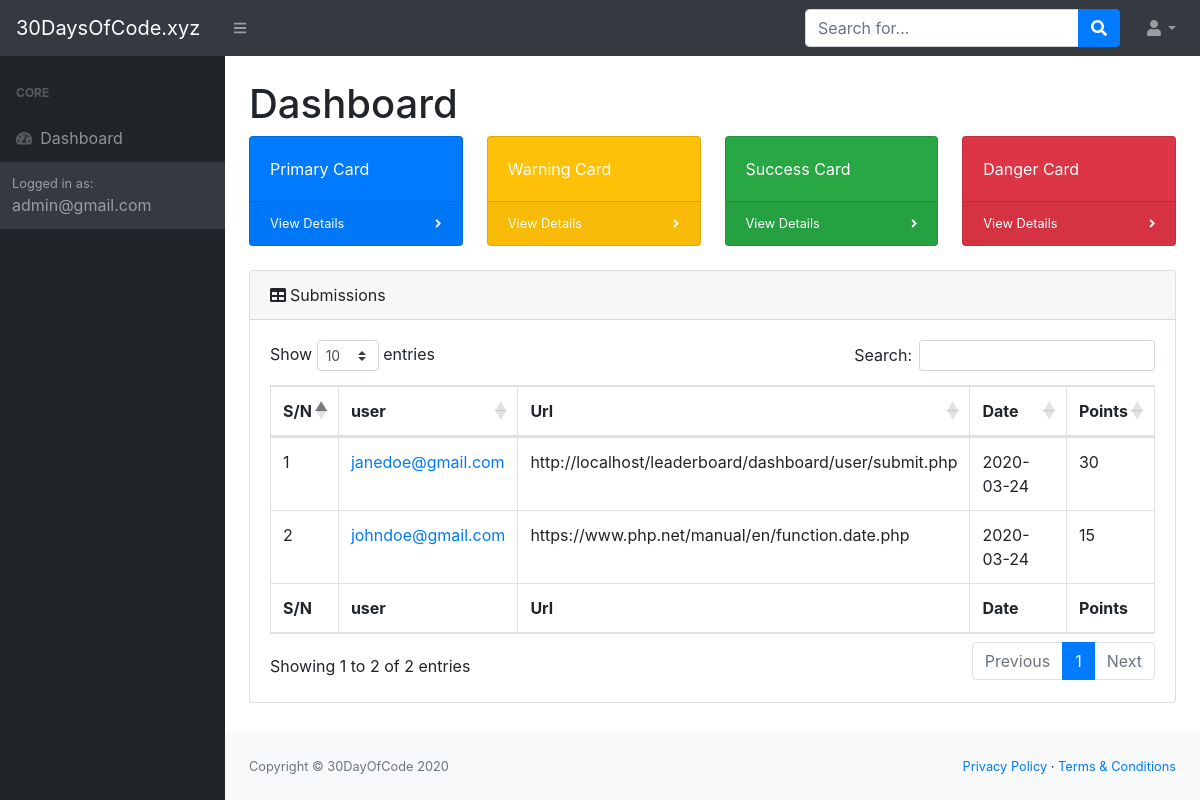
Page /dashboard/admin/index.php (signed in) on the committed database.
### tables this page shows
CREATE TABLE IF NOT EXISTS `submissions` (
  `id` int(11) NOT NULL AUTO_INCREMENT,
  `user` varchar(50) NOT NULL,
  `url` varchar(225) NOT NULL,
  `comments` text,
  `points` int(11) NOT NULL DEFAULT '0',
  `sub_date` date NOT NULL,
  PRIMARY KEY (`id`)
);

### dashboard/admin/index.php (the view, shortened to what this page needs)
<?php
require('../../config/session.php');
if(isset( $_SESSION['login_user'])){
?>
<!DOCTYPE html>
<html lang="en">
    <head>
        <link href="../dist/css/styles.css" rel="stylesheet" />
        <link href="https://cdn.datatables.net/1.10.20/css/dataTables.bootstrap4.min.css" rel="stylesheet" />
    </head>
    <body class="sb-nav-fixed">
        <nav class="sb-topnav navbar navbar-expand navbar-dark bg-dark">
            <a class="navbar-brand" href="index.html">30DaysOfCode.xyz</a><button class="btn btn-link btn-sm order-1 order-lg-0" id="sidebarToggle" href="#"><i class="fas fa-bars"></i></button
            >
            <form class="d-none d-md-inline-block form-inline ml-auto mr-0 mr-md-3 my-2 my-md-0">
                <div class="input-group">
                    <input class="form-control" type="text" placeholder="Search for..." aria-label="Search" aria-describedby="basic-addon2" />
                    <div class="input-group-append">
                        <button class="btn btn-primary" type="button"><i class="fas fa-search"></i></button>
                    </div>
                </div>
            </form>
            <ul class="navbar-nav ml-auto ml-md-0">
                <li class="nav-item dropdown">
                    <a class="nav-link dropdown-toggle" id="userDropdown" href="#" role="button" data-toggle="dropdown" aria-haspopup="true" aria-expanded="false"><i class="fas fa-user fa-fw"></i></a>
                </li>
            </ul>
        </nav>
        <div id="layoutSidenav">
            <div id="layoutSidenav_nav">
                <nav class="sb-sidenav accordion sb-sidenav-dark" id="sidenavAccordion">
                    <div class="sb-sidenav-menu">
                        <div class="nav">
                            <div class="sb-sidenav-menu-heading">Core</div>
                            <a class="nav-link" href="index.html"
                                ><div class="sb-nav-link-icon"><i class="fas fa-tachometer-alt"></i></div>
                                Dashboard
                            </a>
                    <div class="sb-sidenav-footer">
                        <div class="small">Logged in as:</div>
                        <?=$_SESSION['login_user'];?>
                    </div>
                </nav>
            </div>
            <div id="layoutSidenav_content">
                <main>
                    <div class="container-fluid">
                        <h1 class="mt-4">Dashboard</h1>
                        <div class="row">
                            <div class="col-xl-3 col-md-6">
                                <div class="card bg-primary text-white mb-4">
                                    <div class="card-body">Primary Card</div>
                                    <div class="card-footer d-flex align-items-center justify-content-between">
                                        <a class="small text-white stretched-link" href="#">View Details</a>
                                        <div class="small text-white"><i class="fas fa-angle-right"></i></div>
                                    </div>
                                </div>
                            </div>
                            <div class="col-xl-3 col-md-6">
                                <div class="card bg-warning text-white mb-4">
                                    <div class="card-body">Warning Card</div>
                                    <div class="card-footer d-flex align-items-center justify-content-between">
                                        <a class="small text-white stretched-link" href="#">View Details</a>
                                        <div class="small text-white"><i class="fas fa-angle-right"></i></div>
                                    </div>
                                </div>
                            </div>
                            <div class="col-xl-3 col-md-6">
                                <div class="card bg-success text-white mb-4">
                                    <div class="card-body">Success Card</div>
                                    <div class="card-footer d-flex align-items-center justify-content-between">
                                        <a class="small text-white stretched-link" href="#">View Details</a>
                                        <div class="small text-white"><i class="fas fa-angle-right"></i></div>
                                    </div>
                                </div>
                            </div>
                            <div class="col-xl-3 col-md-6">
                                <div class="card bg-danger text-white mb-4">
                                    <div class="card-body">Danger Card</div>
                                    <div class="card-footer d-flex align-items-center justify-content-between">
                                        <a class="small text-white stretched-link" href="#">View Details</a>
                                        <div class="small text-white"><i class="fas fa-angle-right"></i></div>
                                    </div>
                                </div>
                            </div>
                        </div>
                        <div class="card mb-4">
                            <div class="card-header"><i class="fas fa-table mr-1"></i>Submissions</div>
                            <div class="card-body">
                                <?php
                                    $sql = "SELECT * FROM submissions";
                                    $result = mysqli_query($conn, $sql);
                                    $count = mysqli_num_rows($result);
                                ?>
                                <div class="table-responsive">
                                    <table class="table table-bordered" id="dataTable" width="100%" cellspacing="0">
                                        <thead>
                                            <tr>
                                                <th>S/N</th>
                                                <th>user</th>
                                                <th>Url</th>
                                                <th>Date</th>
                                                <th>Points</th>
                                            </tr>
                                        </thead>
                                        <tfoot>
                                            <tr>
                                                <th>S/N</th>
                                                <th>user</th>
                                                <th>Url</th>
                                                <th>Date</th>
                                                <th>Points</th>
                                            </tr>
                                        </tfoot>
                                        <tbody>
                                        <?php
                                            if($count > 0){
                                                $j =1;
                                                while($row = $result->fetch_assoc()) {
                                            ?>
                                            <a><tr>
                                                <td><?=$j?></td>
                                                <td><a href="view.php?id=<?= $row['id'];?>"><?= $row['user'];?></a></td>
                                                <td><?= $row['url'];?></td>
                                                <td><?= $row['sub_date'];?></td>
                                                <td><?= $row['points'];?></td>
                                            </tr>
                                            <?php
                                                $j++;
                                                }}else{
                                                    echo `<p>No Submissions yet</p>`;
                                                }
                                            ?>
                                        </tbody>
                                    </table>
                                </div>
                            </div>
                        </div>
                    </div>
                </main>
                <footer class="py-4 bg-light mt-auto">
                    <div class="container-fluid">
                        <div class="d-flex align-items-center justify-content-between small">
                            <div class="text-muted">Copyright &copy; 30DayOfCode 2020</div>
                            <div>
                                <a href="#">Privacy Policy</a>
                                &middot;
                                <a href="#">Terms &amp; Conditions</a>
                            </div>
                        </div>
                    </div>
                </footer>
            </div>
        </div>
    </body>
</html>
<?php
}else{
    header("location:../../login.php");
}
?>

### rows in the picture
submissions: user "janedoe@gmail.com", url "http://localhost/leaderboard/dashboard/user/submit.php", sub_date "2020-03-24", points "30"
submissions: user "johndoe@gmail.com", url "https://www.php.net/manual/en/function.date.php", sub_date "2020-03-24", points "15"

### other values in the picture
$_SESSION['login_user'] "admin@gmail.com"
